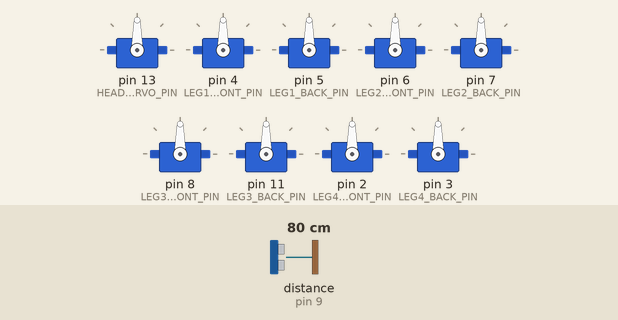
The sketch below on a simulated Arduino Uno, built with avr-gcc and run on an emulated ATmega328P. Shown: 9 × servo. Inputs (shaded band) come from the test bench; at power-on: distance to the obstacle (sensor on pin 9) 80 cm. The echo pulse lasts 58.3 µs per cm.

Above: at 1.8 s.
1.9 s: distance to the obstacle (sensor on pin 9) set to 33 cm
5.4 s: distance to the obstacle (sensor on pin 9) set to 26 cm
At 9.4 s:
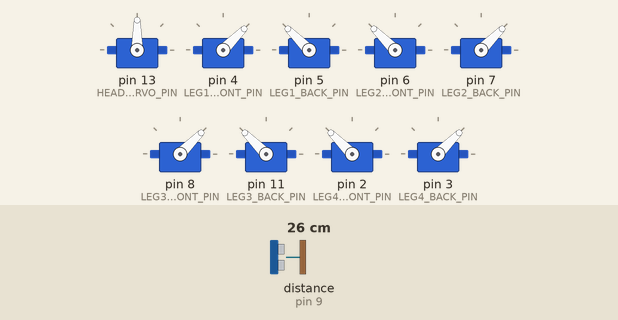
9.5 s: distance to the obstacle (sensor on pin 9) set to 35 cm
At 10.4 s:
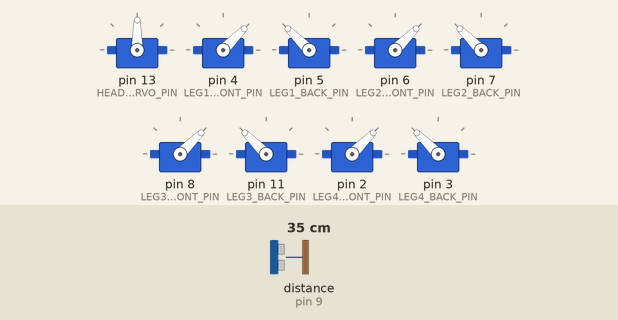
13.6 s: distance to the obstacle (sensor on pin 9) set to 2 cm
At 14.4 s:
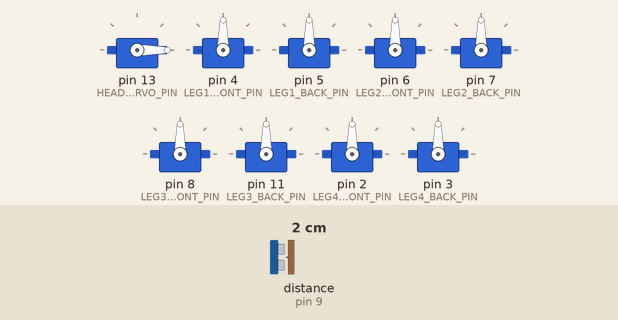
Timing chart, 0 to 18.7 s (numbered marks = the images above; inputs shaded):
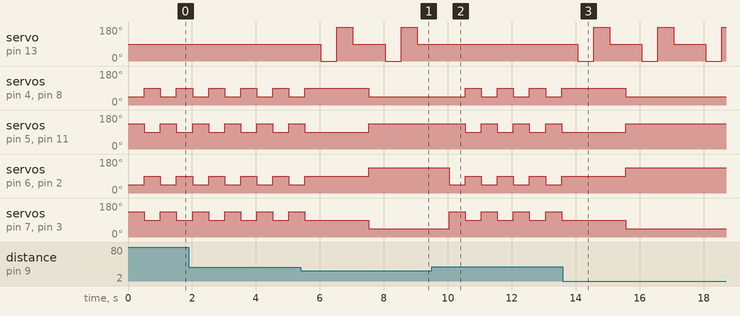

Measured:
- the behaviour switches between 30 and 29 cm on distance to the obstacle (sensor on pin 9) (found by bisection; images 0 and 1)
- after the input at 5.4 s, servo on pin 13 (HEAD_SERVO_PIN): 90° → 0° after 0.63 s, → 180° 0.50 s later, → 90° 0.50 s later, → 0° 1.0 s later, … (6 changes in this stretch)
- after the input at 9.5 s, servo on pin 13 (HEAD_SERVO_PIN): stops changing and stays 90°; servo on pin 4 (LEG1_FRONT_PIN): alternates 90° for 0.50 s and 45° for 0.50 s, starting after 1.0 s
- after the input at 13.6 s, servo on pin 13 (HEAD_SERVO_PIN): 90° → 0° after 0.46 s, then repeats every 2.0 s: 180° 0.50 s, 90° 1.0 s, 0° 0.50 s

The sketch:

stacle_Avoidance_Spider_Robot_Using_Arduino_and_Servo_Motors.ino
```cpp
#include <Servo.h>
#include <NewPing.h>

// Define the pins for the ultrasonic sensor
#define TRIGGER_PIN  10
#define ECHO_PIN     9
#define MAX_DISTANCE 200 // Maximum distance we want to ping for (in centimeters)

// Define servo pins
#define HEAD_SERVO_PIN 13
#define LEG1_FRONT_PIN 4
#define LEG1_BACK_PIN 5
#define LEG2_FRONT_PIN 6
#define LEG2_BACK_PIN 7
#define LEG3_FRONT_PIN 8
#define LEG3_BACK_PIN 11
#define LEG4_FRONT_PIN 2
#define LEG4_BACK_PIN 3

// Create servo objects
Servo headServo;
Servo leg1FrontServo;
Servo leg1BackServo;
Servo leg2FrontServo;
Servo leg2BackServo;
Servo leg3FrontServo;
Servo leg3BackServo;
Servo leg4FrontServo;
Servo leg4BackServo;

// Create ultrasonic sensor object
NewPing sonar(TRIGGER_PIN, ECHO_PIN, MAX_DISTANCE);

// Function to initialize servos
void setupServos() {
  headServo.attach(HEAD_SERVO_PIN);
  leg1FrontServo.attach(LEG1_FRONT_PIN);
  leg1BackServo.attach(LEG1_BACK_PIN);
  leg2FrontServo.attach(LEG2_FRONT_PIN);
  leg2BackServo.attach(LEG2_BACK_PIN);
  leg3FrontServo.attach(LEG3_FRONT_PIN);
  leg3BackServo.attach(LEG3_BACK_PIN);
  leg4FrontServo.attach(LEG4_FRONT_PIN);
  leg4BackServo.attach(LEG4_BACK_PIN);

  // Set initial positions for the servos
  headServo.write(90); // Head servo facing forward
  leg1FrontServo.write(180);
  leg1BackServo.write(90);
  leg2FrontServo.write(180);
  leg2BackServo.write(90);
  leg3FrontServo.write(180);
  leg3BackServo.write(90);
  leg4FrontServo.write(180);
  leg4BackServo.write(90);
}

// Function to move the spider forward
void moveForward() {
  // Add your forward walking sequence here
  // Example sequence (simplified for illustration purposes):
  leg1FrontServo.write(45);
  leg1BackServo.write(135);
  leg2FrontServo.write(45);
  leg2BackServo.write(135);
  leg3FrontServo.write(45);
  leg3BackServo.write(135);
  leg4FrontServo.write(45);
  leg4BackServo.write(135);
  delay(500); // Adjust the delay as needed

  leg1FrontServo.write(90);
  leg1BackServo.write(90);
  leg2FrontServo.write(90);
  leg2BackServo.write(90);
  leg3FrontServo.write(90);
  leg3BackServo.write(90);
  leg4FrontServo.write(90);
  leg4BackServo.write(90);
  delay(500); // Adjust the delay as needed
}

// Function to turn the spider left
void turnLeft() {
  leg1FrontServo.write(135);
  leg1BackServo.write(45);
  leg2FrontServo.write(45);
  leg2BackServo.write(135);
  leg3FrontServo.write(135);
  leg3BackServo.write(45);
  leg4FrontServo.write(45);
  leg4BackServo.write(135);
  delay(500); // Adjust the delay as needed
}

// Function to turn the spider right
void turnRight() {
  leg1FrontServo.write(45);
  leg1BackServo.write(135);
  leg2FrontServo.write(135);
  leg2BackServo.write(45);
  leg3FrontServo.write(45);
  leg3BackServo.write(135);
  leg4FrontServo.write(135);
  leg4BackServo.write(45);
  delay(500); // Adjust the delay as needed
}

// Function to avoid obstacles
void avoidObstacle() {
  // Rotate the head servo to scan the surroundings
  headServo.write(0);
  delay(500);
  int distanceLeft = sonar.ping_cm();

  headServo.write(180);
  delay(500);
  int distanceRight = sonar.ping_cm();

  headServo.write(90); // Reset head position
  delay(500);

  if (distanceLeft > distanceRight) {
    turnLeft();
  } else {
    turnRight();
  }
}

void setup() {
  Serial.begin(9600);
  setupServos();
}

void loop() {
  int distance = sonar.ping_cm();
  if (distance > 0 && distance < 30) { // If an obstacle is detected within 30 cm
    avoidObstacle();
  } else {
    moveForward();
  }
}
```
